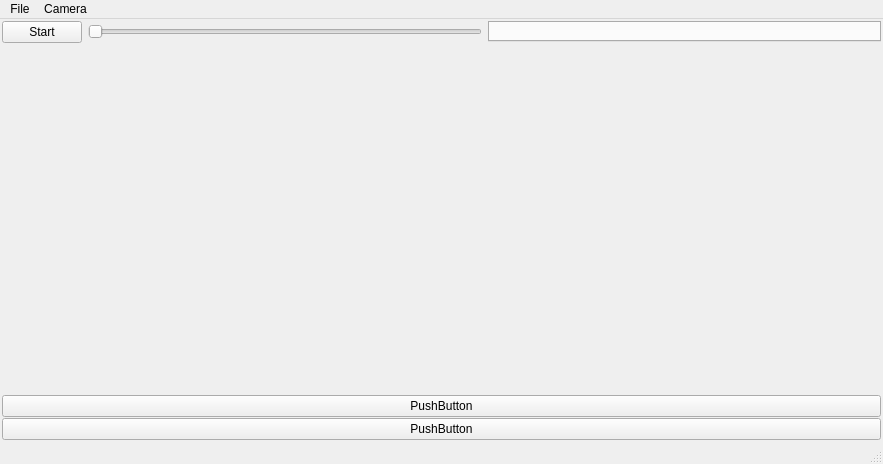
<?xml version="1.0" encoding="UTF-8"?>
<ui version="4.0">
 <class>MainWindow</class>
 <widget class="QMainWindow" name="MainWindow">
  <property name="geometry">
   <rect>
    <x>0</x>
    <y>0</y>
    <width>883</width>
    <height>464</height>
   </rect>
  </property>
  <property name="windowTitle">
   <string>MainWindow</string>
  </property>
  <widget class="QWidget" name="centralWidget">
   <layout class="QVBoxLayout" name="verticalLayout">
    <property name="spacing">
     <number>1</number>
    </property>
    <property name="leftMargin">
     <number>2</number>
    </property>
    <property name="topMargin">
     <number>2</number>
    </property>
    <property name="rightMargin">
     <number>2</number>
    </property>
    <property name="bottomMargin">
     <number>2</number>
    </property>
    <item>
     <layout class="QHBoxLayout" name="horizontalLayout">
      <item>
       <widget class="QPushButton" name="pushButton_3">
        <property name="text">
         <string>Start</string>
        </property>
       </widget>
      </item>
      <item>
       <widget class="QSlider" name="horizontalSlider">
        <property name="maximum">
         <number>1000</number>
        </property>
        <property name="pageStep">
         <number>10</number>
        </property>
        <property name="orientation">
         <enum>Qt::Horizontal</enum>
        </property>
       </widget>
      </item>
      <item>
       <widget class="QTabWidget" name="tabWidget">
        <property name="sizePolicy">
         <sizepolicy hsizetype="Expanding" vsizetype="Minimum">
          <horstretch>0</horstretch>
          <verstretch>0</verstretch>
         </sizepolicy>
        </property>
        <property name="maximumSize">
         <size>
          <width>16777215</width>
          <height>21</height>
         </size>
        </property>
        <property name="currentIndex">
         <number>-1</number>
        </property>
       </widget>
      </item>
     </layout>
    </item>
    <item>
     <widget class="GLWidget" name="widget" native="true">
      <property name="sizePolicy">
       <sizepolicy hsizetype="Expanding" vsizetype="Expanding">
        <horstretch>0</horstretch>
        <verstretch>0</verstretch>
       </sizepolicy>
      </property>
     </widget>
    </item>
    <item>
     <widget class="QPushButton" name="pushButton_2">
      <property name="text">
       <string>PushButton</string>
      </property>
     </widget>
    </item>
    <item>
     <widget class="QPushButton" name="pushButton">
      <property name="text">
       <string>PushButton</string>
      </property>
     </widget>
    </item>
   </layout>
  </widget>
  <widget class="QMenuBar" name="menuBar">
   <property name="geometry">
    <rect>
     <x>0</x>
     <y>0</y>
     <width>883</width>
     <height>21</height>
    </rect>
   </property>
   <widget class="QMenu" name="menuFile">
    <property name="title">
     <string>File</string>
    </property>
    <addaction name="actionOpen"/>
    <addaction name="actionSave"/>
   </widget>
   <widget class="QMenu" name="menuCamera">
    <property name="title">
     <string>Camera</string>
    </property>
    <addaction name="actionAdd"/>
    <addaction name="actionDelete_2"/>
    <addaction name="separator"/>
    <addaction name="actionRename"/>
   </widget>
   <addaction name="menuFile"/>
   <addaction name="menuCamera"/>
  </widget>
  <widget class="QStatusBar" name="statusBar"/>
  <action name="actionOpen">
   <property name="text">
    <string>Load</string>
   </property>
  </action>
  <action name="actionSave">
   <property name="text">
    <string>Save</string>
   </property>
  </action>
  <action name="actionAdd">
   <property name="text">
    <string>Add</string>
   </property>
  </action>
  <action name="actionRename">
   <property name="text">
    <string>Rename</string>
   </property>
  </action>
  <action name="actionDelete_2">
   <property name="text">
    <string>Delete</string>
   </property>
  </action>
 </widget>
 <layoutdefault spacing="6" margin="11"/>
 <customwidgets>
  <customwidget>
   <class>GLWidget</class>
   <extends>QWidget</extends>
   <header>glwidget.h</header>
   <container>1</container>
  </customwidget>
 </customwidgets>
 <tabstops>
  <tabstop>tabWidget</tabstop>
  <tabstop>pushButton_2</tabstop>
  <tabstop>pushButton</tabstop>
 </tabstops>
 <resources/>
 <connections/>
</ui>
